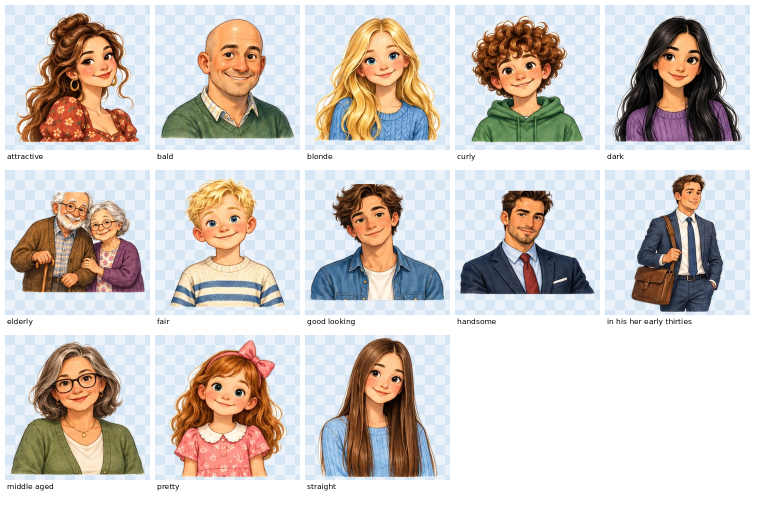
#> input picture tools/vocab-images/p4/preview/1.png, 1520 x 1010 px (shown at 1/2 size)
$ python -i cut.py   (imports and definitions only)
#> lines starting #> are read from the running program, lines starting #| are printed output that depends on the picture; after the words box and inside, x2 and y2 are one past the last pixel; in counts of white or black regions, pixels touching at a corner belong together
### tools/vocab-images/sp5/sheets.py
"""Spotlight 5: листы для генерации, собранные из sheets_1..4.py (описания писали по частям).
Слова с описанием «ЦИФРЫ» рисует скрипт — на листы не идут, лежат в DIGITS."""
import importlib, os, sys
sys.path.insert(0, os.path.dirname(os.path.abspath(__file__)))
S, DIGITS = [], []
for k in (1, 2, 3, 4):
    if not os.path.exists(os.path.join(os.path.dirname(os.path.abspath(__file__)), f'sheets_{k}.py')): break
    for title, note, ws in importlib.import_module(f'sheets_{k}').S:
        keep = [w for w in ws if w[2].strip().upper() != 'ЦИФРЫ']
        DIGITS += [w for w in ws if w[2].strip().upper() == 'ЦИФРЫ']
        if keep: S.append((title, note, keep))

# Лист 78 — замены не прошедших проверку (сгенерирован 16.10.2026, images/177.webp)
S.append(('Замены', '', [
    ('culture', 'culture', 'Дети в школьной форме в музее рассматривают расписную вазу в витрине и пейзажи в рамах. Без статуй людей.'),
    ('carnival', 'carnival', 'Карнавальное шествие: дети в закрытых костюмах зверей и птиц, маски, конфетти.'),
    ('street parade', 'street parade', 'Мальчик-барабанщик впереди, платформа из цветов в виде слона, люди с флажками.'),
    ('nightclub', 'nightclub', 'Вход в ночной клуб вечером: неоновые ноты, диско-шар.'),
    ('Thanksgiving (Day)', 'Thanksgiving', 'Семья за праздничным столом, индейка, пирог, сок в стаканах.'),
]))
# Листы 79 и дальше — оставшиеся слова по 6 на лист (16.10.2026); прежние номера — sheets_6.REPLACED
from sheets_6 import S as _S6, REPLACED
S += _S6

# Лист 160 — замены 2 (17.10.2026): не прошли проверку листов 126, 141, 142
S.append(('Замены 2', '', [
    ("That's not my kind of place.", 'not my kind of place', 'Мальчик с книгой хмуро стоит у входа в шумный зал игровых автоматов с мигающими огнями и громкими колонками; внутри никого не видно.'),
    ('keep out', 'keep out', 'Забор с закрытой калиткой и знаком: красный круг с перечёркнутой ладонью; за забором большая злая собака на цепи, смешная, не страшная.'),
    ('face', 'face (difficulty)', 'Мальчик-скалолаз в каске смело смотрит на высокую крутую стену для лазания и берётся за первый зацеп.'),
]))

# Листы 161–164 — географические названия без картинок (17.10.2026, «конечно делаем»)
_GEO = 'Узнаваемое место; маленький точный флаг на флагштоке, где указан; карта — без подписей и букв.'
S += [
  ('Географические названия 1', _GEO, [
    ('Stirling', 'Stirling', 'Замок Стерлинг на высокой скале над городом, флаг Шотландии.'),
    ('Agra', 'Agra', 'Тадж-Махал с белым куполом и длинным прудом перед ним, флаг Индии.'),
    ('Ballater', 'Ballater', 'Маленькая шотландская деревня из серых каменных домов у реки среди лесистых холмов, флаг Шотландии.'),
    ('Barranquilla', 'Barranquilla', 'Большой вантовый мост над широкой рекой, пальмы на берегу, флаг Колумбии.'),
    ('Cork', 'Cork', 'Разноцветные дома вдоль реки и каменная колокольня церкви, флаг Ирландии.'),
    ('Oban', 'Oban', 'Гавань с рыбацкими лодками, на холме над городом круглая каменная башня с арками, флаг Шотландии.'),
  ]),
  ('Географические названия 2', _GEO, [
    ('Springfield', 'Springfield', 'Старинная площадь американского городка с белым зданием с куполом, флаг США.'),
    ('Surrey', 'Surrey', 'Зелёные холмы английской деревни, поля, маленькая каменная церковь, флаг Великобритании.'),
    ('Northern India', 'Northern India', 'Карта Индии, северная часть ярко выделена, остальное серое; сверху снежные горы.'),
    ('South Asia', 'South Asia', 'Глобус, на котором ярко выделена Южная Азия (Индия и соседние страны), остальное серое.'),
    ('Southwest Alaska', 'Southwest Alaska', 'Карта Аляски, юго-западное побережье ярко выделено; бурый медведь ловит лосося в реке.'),
    ('the River Stirling', 'the River Stirling', 'Спокойная река петляет среди зелёных лугов к замку на скале вдали.'),
  ]),
  ('Географические названия 3', _GEO, [
    ('Forth', 'Forth', 'Красный железнодорожный мост с тремя огромными арками над широким заливом, флаг Шотландии.'),
    ('Dona Lola', 'Dona Lola', 'Кофейная ферма: деревянный дом на зелёном склоне среди кустов кофе с красными ягодами, флаг Колумбии.'),
    ('St George Island', 'St George Island', 'Скалистый остров в холодном море, на галечном пляже лежат морские котики.'),
    ('St Lawrence Island', 'St Lawrence Island', 'Ледяной берег острова, на льдинах лежат моржи.'),
    ('St Matthew Island', 'St Matthew Island', 'Пустынный остров без деревьев, снежные холмы, по тундре идут северные олени.'),
    ('St Paul Island', 'St Paul Island', 'Зелёный остров без деревьев, маленькая белая церковь с синим луковичным куполом у моря.'),
  ]),
  ('Географические названия 4', _GEO, [
    ('Nunivak Island', 'Nunivak Island', 'Тундра на острове у моря, стадо мохнатых овцебыков.'),
    ('Kiska Island', 'Kiska Island', 'Остров-вулкан с остроконечной вершиной в тумане посреди серого моря.'),
    ('Kodiak Island', 'Kodiak Island', 'Огромный бурый медведь у горной реки среди зелёных гор острова.'),
    ('Pribilof Islands', 'Pribilof Islands', 'Несколько маленьких островов в море, на скалах сидят тупики.'),
    ('Aleutian Islands', 'Aleutian Islands', 'Карта: длинная цепочка вулканических островов тянется дугой через море от Аляски, острова ярко выделены.'),
  ]),
]

# Листы 165–166 — часы с цифрами на циферблате (17.10.2026, просьба Анны: без цифр время не читается)
_CLOCK = 'На каждом циферблате крупные арабские цифры 1–12 — это единственные надписи, больше никакого текста. Стрелки показывают время точно: короткая толстая часовая, длинная тонкая минутная.'
S += [
  ('Часы с цифрами 1', _CLOCK, [
    ("at ... o'clock", "at seven o'clock", 'Будильник показывает ровно 7:00 (часовая стрелка на 7, минутная на 12), рядом мальчик садится завтракать.'),
    ('at midnight/at night', 'at midnight', 'Ночное окно с луной и звёздами, большие настенные часы показывают 12:00, обе стрелки на 12.'),
    ('at noon', 'at noon', 'Яркое солнце высоко над городом, на башенных часах 12:00, обе стрелки на 12.'),
    ('half past seven', 'half past seven', 'Крупный циферблат: 7:30, часовая стрелка посередине между 7 и 8, минутная на 6.'),
    ('quarter past seven', 'quarter past seven', 'Крупный циферблат: 7:15, часовая стрелка чуть после 7, минутная на 3.'),
    ('quarter to seven', 'quarter to seven', 'Крупный циферблат: 6:45, часовая стрелка почти у 7, минутная на 9.'),
  ]),
  ('Часы с цифрами 2', _CLOCK, [
    ('hour hand', 'hour hand', 'Крупный циферблат с цифрами, короткая толстая часовая стрелка ярко красная, минутная чёрная.'),
    ('minute hand', 'minute hand', 'Крупный циферблат с цифрами, длинная тонкая минутная стрелка ярко красная, часовая чёрная.'),
    ("See you at ... o'clock.", 'See you at six!', 'Две подружки прощаются, одна показывает на настенные часы, где 6:00 (часовая на 6, минутная на 12).'),
    ('tonight', 'tonight', 'Вечернее окно с первыми звёздами, на столе билеты в театр и часы, показывающие 8:00.'),
  ]),
]

# Лист 167 — замена 3 (17.10.2026): sunbathing без купальника
S.append(('Замены 3', '', [
    ('sunbathing', 'sunbathing', 'Девочка в футболке, шортах, панаме и тёмных очках на шезлонге у моря, рядом полотенце и ведёрко.'),
]))

### tools/vocab-images/lib.py
import os, re
import numpy as np
from PIL import Image
from scipy.ndimage import label, binary_dilation, binary_erosion, binary_fill_holes

def fname(w):
    return re.sub(r"[^A-Za-z0-9]+", "_", w).strip("_") + '.png'

def min_rgb_of(im):
    arr = np.array(im.convert('RGB')).astype(np.int32)
    return np.minimum(np.minimum(arr[...,0], arr[...,1]), arr[...,2]).astype(np.uint8)

# порог фона: 240 — как было; строже (250 + бесцветность) — для листов, где
# белое внутри рисунка (облака, экраны, бумага) уходило вместе с фоном
BG_MIN, BG_GREY = 240, 255
# KEEP_SOFT: маска рисунка — всё непрозрачное, что связано с тёмными частями,
# а не только пиксели темнее 235 (+grow). Иначе белая середина облака пропадает.
KEEP_SOFT = False

# [118 lines left out: functions widen_keep, make_soft_transparent, to_square, clusters_of, row, row_x, not called in this run]

### tools/vocab-images/sp5/cut.py
"""Нарезка листов Spotlight 5: python3 cut.py <лист> <картинка> [<лист> <картинка> ...]
Ряды — по профилю строк (полоса рисунков, за ней полоса подписей). Внутри ряда —
кластеры по зазору (12 → 6 → 3); не сошлось — границы по самым пустым колонкам
около равных долей ряда. Выход: out/<лист>/<term>.png."""
import sys, os
import numpy as np
from PIL import Image
sys.path.insert(0, '..')
from lib import row, row_x, clusters_of, min_rgb_of, fname
from sheets import S
import lib
# фон — только чисто-белое и бесцветное; белое внутри рисунка остаётся
lib.BG_MIN, lib.BG_GREY, lib.KEEP_SOFT = 250, 8, True

# Сцены с белым содержимым (лёд, снег): фон вырезается вместе с ним — заливаем сцену целиком
FILL_OLD = None  # заливка дыр больше не нужна: её заменил строгий порог фона
FILL = {'subject choice form', 'nationality'}  # nationality: белый флаг Японии вырезался вместе с кругом (17.10)
# вырезать зажатый белый фон (не везде: белое внутри пузырей пропадало)
# белое, которое чистка кусков фона не трогает: облачка, снег, разметка, облака у края сцены
KEEP_WHITE = {'subject choice form', 'grey', 'What subjects does he do?'}
# ровно-белое внутри рисунка своё (облака в окне, мяч): снимаем только куски, выходящие наружу
PURE_EDGE = set()
# В Spotlight 5 много нарисованного белого (пузыри речи, бумага, облака): ровно-белое снимаем
# только если оно касается внешнего края; внутри рисунка — только для слов из PURE_ALL
PURE_ALL = {'equals', 'colour', 'mime', 'Where are you from?'}
# сцены, где фон застрял между фигурами и под ногами: чистим жёстче
EXTRA = set()
HOLES = set()
# белая одежда без контура у края (халат): закрываем маску на N пикселей
CLOSE = {}
PURE_MN, PURE_MIN = 251, 120
# нарисованная тень под предметом: светлое тёплое пятно снаружи тёмного контура.
# Идём от прозрачного края по светлому, только в нижней половине и не глубже SHADOW_D
SHADOW_D = 30
NO_SHADOW = set()

# Листы, где генератор разложил картинки иначе, чем в промпте
# Границы клеток вручную: {лист: {номер ряда: [границы]}}; граница-ступенька (y, x_выше, x_ниже)
CUTS = {1: {0: [(200, 440, 330), 650, 915, 1233]}, 10: {1: [443, 852, (770, 1140, 1182)]}}
IMAGES = '/tmp/claude-0/-home-user-classroom/d4a2a0a4-519c-5b81-af84-18451bfcf9dd/images'

LAYOUT_SHEET = {}
ROW_TOP = {}
# мелкие отдельные детали — часть смысла (пустые кружки недели): не выкидывать как крошки
EDGE_D = 6
# В тренажёре под картинкой белая подложка: остатки белого не видны, а лишняя вырезка
# съедает облака и белую одежду. Режем мягко: только фон, связанный с краем листа
GENTLE = True
EW_MN, EW_SP = 228, 22
# рваный белый край (парус, стена): маску сглаживаем — закрываем рваные выемки, дыры, срезаем зубцы
SMOOTH = {}
# Сцена (картинка-виньетка с фоном) сплошная: её край, изъеденный по светлому небу и стенам,
# закрываем большим кругом и возвращаем исходные пиксели. Фигуры (люди, предметы) не трогаем —
# у них между руками и ногами настоящий фон. Сцена = доля заполнения выпуклой оболочки ≥ SCENE_SOLID.
SCENE_R, SCENE_SOLID = 24, 2.0  # выключено: закрытие заливало белым вогнутости у фигур
NO_SCENE = set()
# [11 lines left out: function is_scene, not called in this run]
# ключ «лист/подпись» — только для этого листа (часы листа 166 те же подписи, что у 117)
CUT_BOTTOM = {"Let's have fun!": 0.83, '117/hour hand': 0.873, '117/landmark': 0.877, '117/minute hand': 0.88, '137/Would you like...?': 0.827, '137/sandwich': 0.847}  # остаток подписи под рисунком
CUT_LEFT = {'coke': 0.24}  # край соседней тарелки с chips
NO_SPECK = set()

LAYOUT = {1: [1], 3: [3], 4: [2, 2], 5: [3, 2], 6: [3, 3], 7: [4, 3], 8: [4, 4], 9: [5, 4], 10: [5, 5], 11: [4, 4, 3], 12: [4, 4, 4], 13: [5, 4, 4]}

# [79 lines left out: functions bands, split_rows, column_cuts, erase_glued_captions, not called in this run]

# Предметы с нарисованной мягкой тенью рядом: оставляем только то, что внутри контура
OUTLINE_ONLY = set()

# [93 lines left out: functions outline_only, cut, not called in this run]


def clean_png(p, peel=12, pale=188, grey=30, speck=0.004, pure=250):
    """Белая кайма и крошки после вырезки: снимаем по контуру светлые бесцветные
    пиксели (не глубже peel), выкидываем мелкие островки отдельно от рисунка."""
#> called with p = '../p4/preview/1.png', peel = 12, pale = 188, grey = 30, speck = 0.004, pure = 250
    from scipy.ndimage import label, binary_dilation
    im = np.array(Image.open(p).convert('RGBA')).astype(np.int32)
    rgb, a = im[..., :3], im[..., 3]
#> a: shape (1010, 1520) int32; every value is 255
    mn, mx = rgb.min(-1), rgb.max(-1)
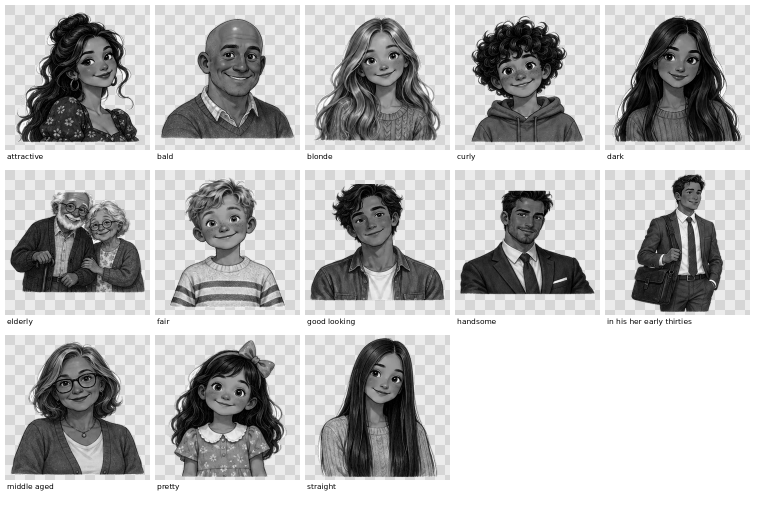
#> mn: shape (1010, 1520) int32 (shown at 1/2 size); min 0, max 255, mean 185.6
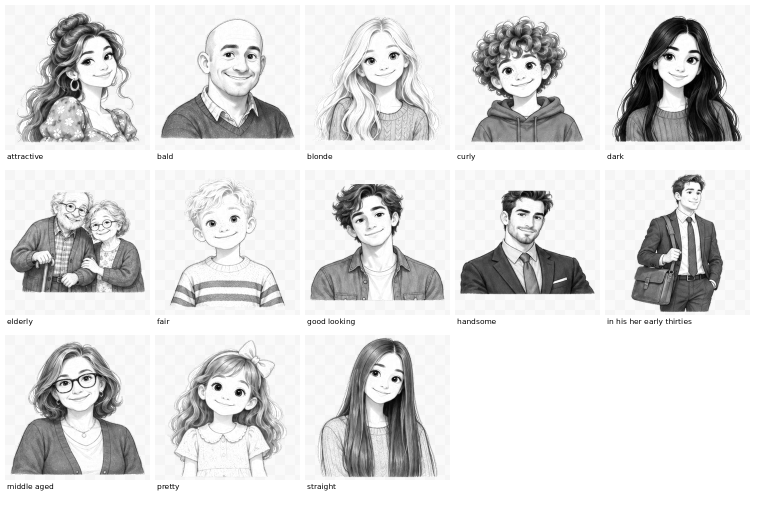
#> mx: shape (1010, 1520) int32 (shown at 1/2 size); min 0, max 255, mean 220.1
    # фон листа — ровный 252-255 без оттенка; нарисованное белое (паруса, снег, скафандр)
    # с фактурой и тоном. Любой такой ровный кусок крупнее PURE_MIN — фон, где бы ни лежал:
    # между ногами, в кольце ключа, между стеблями
    if not p.endswith(tuple(f'/{fname(w)}' for w in KEEP_WHITE)):
        lab, n = label((a > 40) & (mn >= PURE_MN) & (mx - mn <= 4))
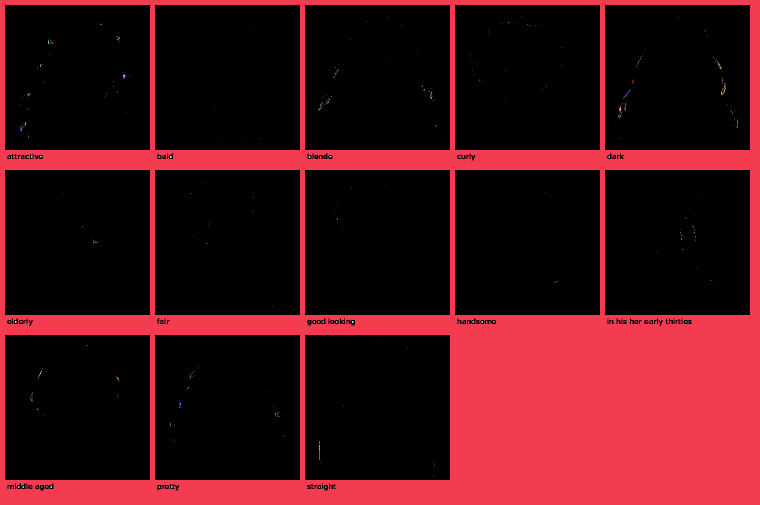
#> lab: shape (1010, 1520) int32 (shown at 1/2 size); 428 distinct labels, from 0 to 427; one colour per label, 0 black
#> n = 427
        if n:
            sz = np.bincount(lab.ravel()); sz[0] = 0
#> after `sz = np.bincount(lab.ravel())`: sz = 428 values, max 1096492 at index 0, min 1 at index 2, mean 3586.9
            big = np.where(sz >= PURE_MIN)[0]
#> big = [1]
            if GENTLE and not p.endswith(tuple(f'/{fname(w)}' for w in PURE_ALL)):
                edge = np.unique(lab[binary_dilation(a <= 40, iterations=2)])
#> edge = empty array
                big = np.array([i for i in big if i in edge], dtype=int)
#> big = empty array
            elif not p.endswith(tuple(f'/{fname(w)}' for w in PURE_ALL)):
                # касается края — фон; внутри рисунка — фон, только если вокруг него сплошной
                # рисунок (просвет между фигурами). Пузырь речи и листок висят на прозрачном
                # фоне — кольцо вокруг них в основном пустое, их оставляем
                edge = np.unique(lab[binary_dilation(a <= 40, iterations=2)])
                keep = []
                for i in big:
                    c = lab == i
                    if i in edge: keep.append(i); continue
                    ring = binary_dilation(c, iterations=14) & ~binary_dilation(c, iterations=5)
                    if ring.any() and (a[ring] > 40).mean() >= 0.93: keep.append(i)
                big = np.array(keep, dtype=int)
            a[np.isin(lab, big)] = 0
    if not GENTLE and not p.endswith(tuple(f'/{fname(w)}' for w in NO_SHADOW)):
        from scipy.ndimage import distance_transform_edt
        out = a <= 40
        ys = np.where((~out).any(1))[0]
        if len(ys):
            y_mid = ys[0] + (ys[-1] - ys[0]) * 0.5
            light = (~out) & (mn >= 140) & (rgb.sum(-1) >= 3 * 180) & (mx - mn <= 90)
            light[:int(y_mid)] = False
            labl, _ = label(light)
            touch = np.unique(labl[binary_dilation(out, iterations=2) & light]); touch = touch[touch > 0]
            a[np.isin(labl, touch) & (distance_transform_edt(~out) <= SHADOW_D)] = 0
    whitish = (mn >= pale) & (mx - mn <= grey)
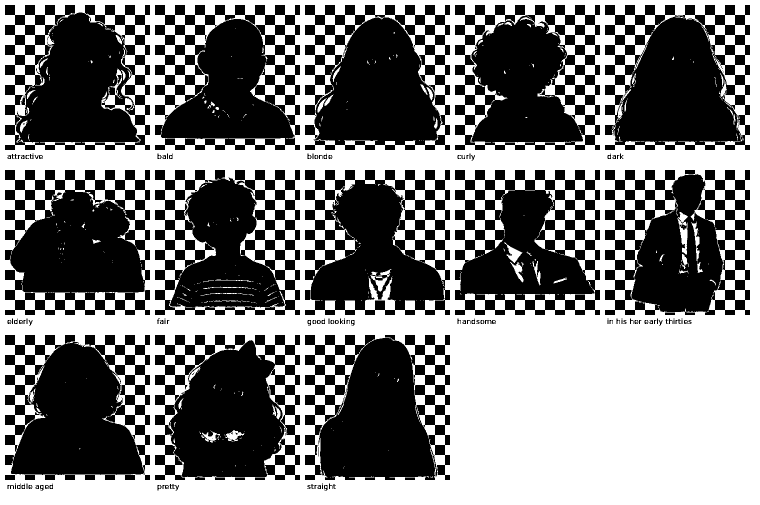
#> whitish: shape (1010, 1520) bool (shown at 1/2 size); 48.7% white; 540 white regions (456 under 20 px), largest, box (x1, y1, x2, y2) and area: (0, 0, 1520, 1010) 736249, (1355, 424, 1376, 509) 873, (1009, 484, 1045, 526) 553
    for _ in range(3 if GENTLE else peel):
        solid = a > 128
        edge = solid & binary_dilation(~solid)
        hit = edge & whitish
        if not hit.any():
            break
        a[hit] = 0
    # мягкий край: светлым пикселям у контура — частичная прозрачность
    solid = a > 128
    edge = solid & binary_dilation(~solid)
    soft = edge & (mn >= 190)
    a[soft] = np.minimum(a[soft], np.clip((255 - mn[soft]) * 4, 60, 255))
    # дырки: зажатый между руками и предметами чистый фон, обведённый контуром
    lab, n = label((a > 128) & (mn >= 238) & (mx - mn <= 14))
#> lab: shape (1010, 1520) int32; 1141 distinct labels, from 0 to 1140
#> n = 1140
    for i in range(1, n + 1):
        c = lab == i
        if c.sum() < 60 or mn[c].mean() < pure:
            continue
        ring = binary_dilation(c, iterations=3) & ~c
        if p.endswith(tuple(f'/{fname(w)}' for w in HOLES)):  # только по списку: белое внутри пузырей и бумаги — тоже «дырка»
            a[c] = 0
#> this loop made 1140 passes
#> pass 1, in clean_png, `c = lab == i`:
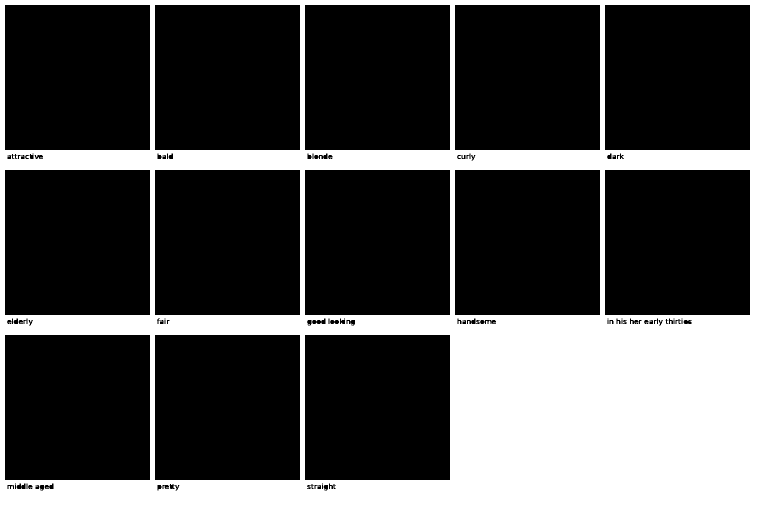
#> c: shape (1010, 1520) bool (shown at 1/2 size); 28.5% white; 1 white region, box (x1, y1, x2, y2) and area: (0, 0, 1520, 1010) 437379
    # куски фона, отрезанные от края тенью или землёй: светлое и бесцветное,
    # связанное с прозрачным краем через светло-серое
    if not GENTLE and not p.endswith(tuple(f'/{fname(w)}' for w in KEEP_WHITE)):
        from scipy.ndimage import distance_transform_edt
        out = a <= 40
        M = (~out) & (mn >= 215) & (mx - mn <= 20)
        labm, _ = label(M)
        touch = np.unique(labm[binary_dilation(out) & M]); touch = touch[touch > 0]
        T = np.isin(labm, touch)
        dist = distance_transform_edt(~out)
        a[T & (((mn >= 245) & (mx - mn <= 10)) | ((mn >= 225) & (dist <= 6)))] = 0
        # белые куски у края целиком: светлое и бесцветное, связанное с прозрачным краем,
        # снимаем на всю глубину (небо, стены сцен, остатки листа). Повторяем: после первого
        # прохода открываются следующие слои
        for _ in range(3):
            out = a <= 40
            M = (~out) & (mn >= EW_MN) & (mx - mn <= EW_SP)
            labm, _ = label(M)
            touch = np.unique(labm[binary_dilation(out) & M]); touch = touch[touch > 0]
            if not len(touch): break
            a[np.isin(labm, touch)] = 0
    if not GENTLE and p.endswith(tuple(f'/{fname(w)}' for w in EXTRA)):
        out = a <= 40
        W = (~out) & (mn >= 244) & (mx - mn <= 10)
        labw, nw = label(W); sz = np.bincount(labw.ravel())
        a[np.isin(labw, [i for i in range(1, nw + 1) if sz[i] >= 60])] = 0
        out = a <= 40
        M = (~out) & (mn >= 232) & (mx - mn <= 14)
        labm, _ = label(M)
        touch = np.unique(labm[binary_dilation(out) & M]); touch = touch[touch > 0]
        a[np.isin(labm, touch)] = 0
    # кайма: у края рисунок акварельно переходит в белый. Вычитаем белый из цвета
    # цвет не трогаем (иначе серое у белых предметов темнеет в кольцо), только прозрачность:
    # чем белее пиксель у края, тем прозрачнее
    from scipy.ndimage import distance_transform_edt
    near = (a > 40) & (distance_transform_edt(a > 40) <= EDGE_D)
#> near: shape (1010, 1520) bool; 0% white; 1 white region, box (x1, y1, x2, y2) and area: (0, 0, 6, 6) 28
#> (the rest of the program and of its run is left out)
